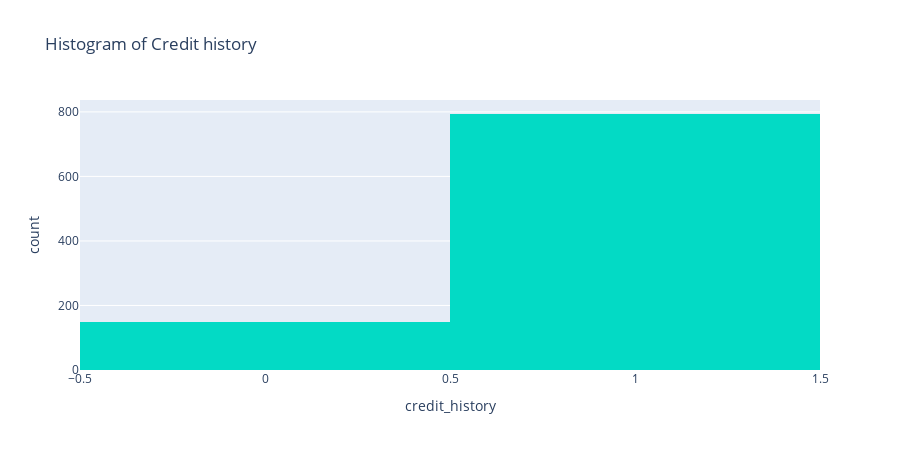

Here is the notebook cell this chart was saved with:
### Code cell
SP = px.histogram(df, x='credit_history',
                         title='Histogram of Credit history', height=450,
                         color_discrete_sequence=['#03DAC5'],
                         )
SP
### Is it looking good? should we remove it??

### Figure 1 — Plotly figure (JSON) as saved in the notebook; plotly's stock layout.template omitted (floating-point values rounded to 4 significant figures; data arrays with more than 128 entries replaced by an {"elided": "..."} marker saying what was removed)
{"data": [{"alignmentgroup": "True", "bingroup": "x", "hovertemplate": "credit_history=%{x}<br>count=%{y}<extra></extra>", "legendgroup": "", "marker": {"color": "#03DAC5", "pattern": {"shape": ""}}, "name": "", "offsetgroup": "", "orientation": "v", "showlegend": false, "type": "histogram", "x": {"elided": "1029 int values"}, "xaxis": "x", "yaxis": "y"}], "layout": {"barmode": "relative", "height": 450, "legend": {"tracegroupgap": 0}, "title": {"text": "Histogram of Credit history"}, "xaxis": {"anchor": "y", "domain": [0, 1], "title": {"text": "credit_history"}}, "yaxis": {"anchor": "x", "domain": [0, 1], "title": {"text": "count"}}}}
